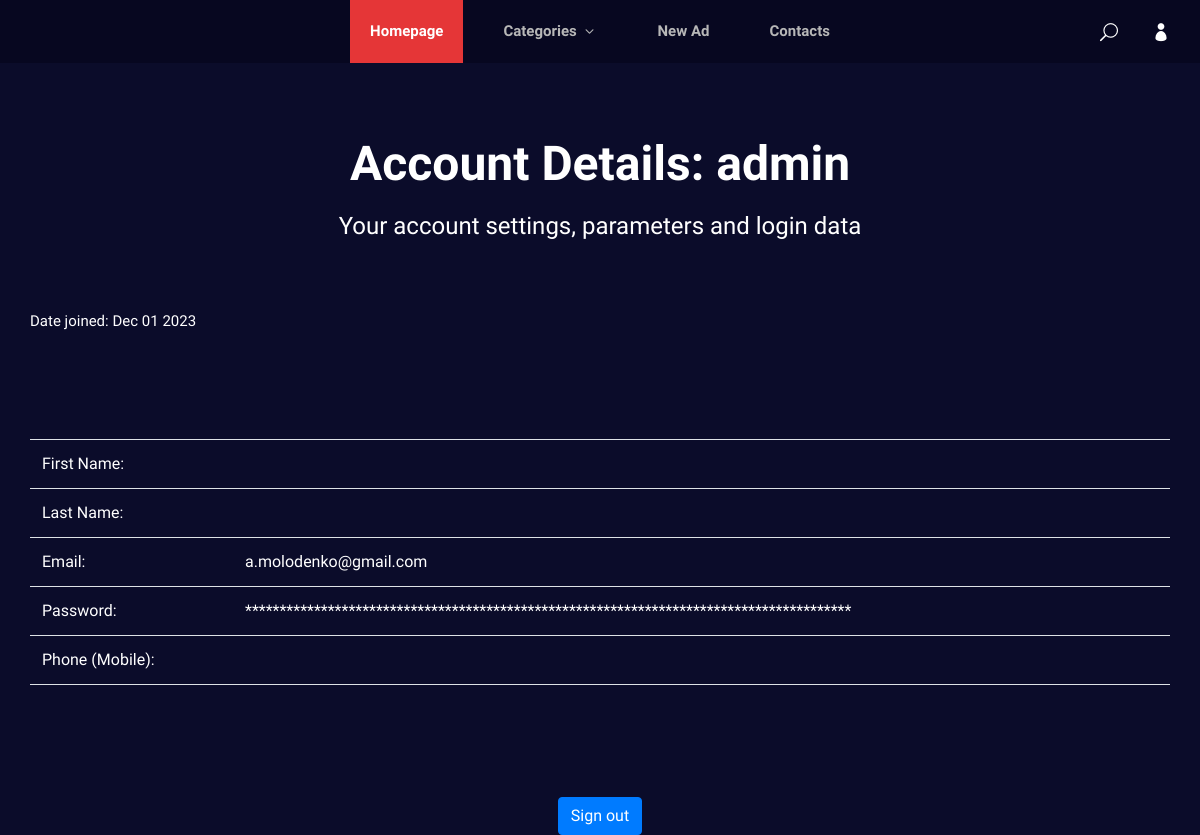
The app's page /users/my_account/ (signed in), older data.
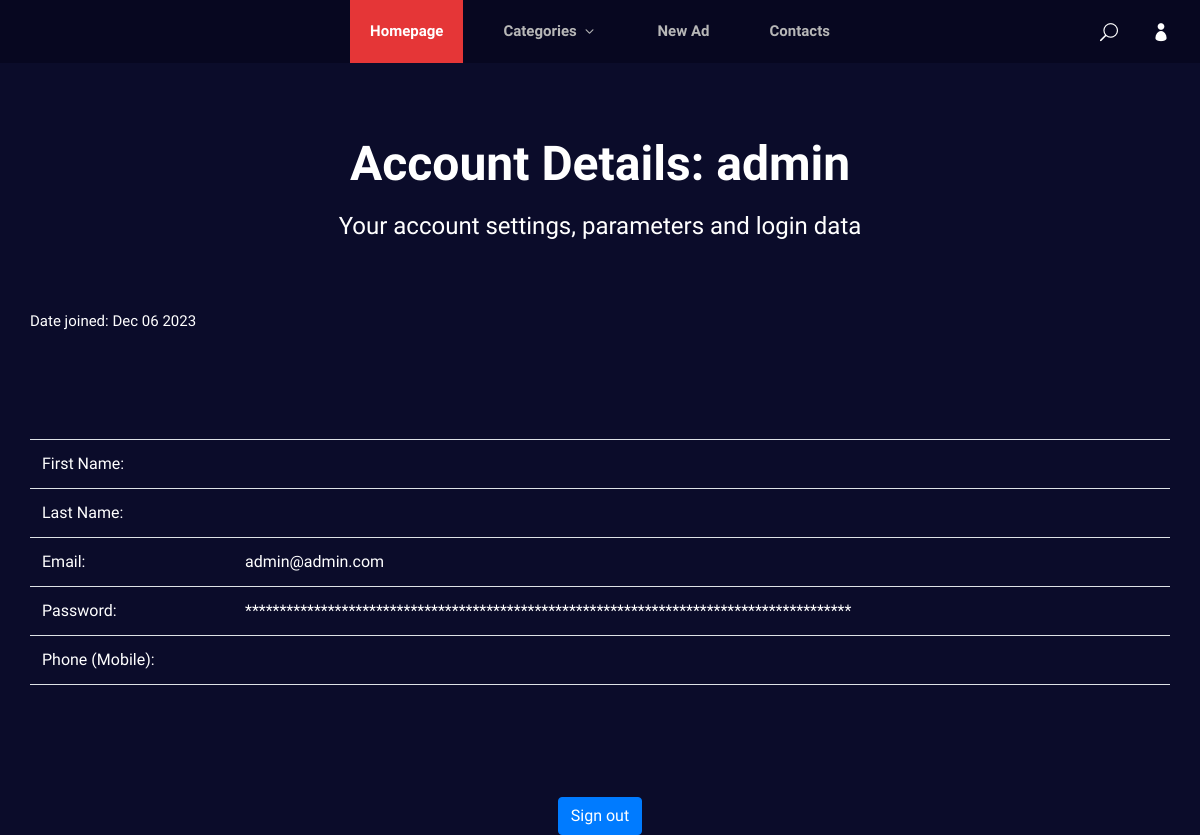
The same page, newer data.
### users/models.py (models this page shows, shortened)
class CustomUser(AbstractUser):
    phone = models.CharField(max_length=15)

### users/views.py (the view)
# urls.py: path('my_account/', AccountDetailView.as_view(), name='account_details'),
class AccountDetailView(UserPassesTestMixin, DetailView):
    model = CustomUser
    template_name = 'account_details.html'
    context_object_name = 'account_details'
    @method_decorator(login_required)
    def dispatch(self, *args, **kwargs):
        return super().dispatch(*args, **kwargs)
    def test_func(self):
        return self.request.user == self.get_object()
    def get_object(self):
        return self.request.user
    def get_context_data(self, **kwargs):
        context = super().get_context_data(**kwargs)
        account_instance = self.object
        groups = account_instance.groups.all()
        context['groups'] = groups
        return context

### Ads/templatetags/custom_filters.py (called while the page is built)
@register.filter(name="hide_pass")
def hide_pass(value: str):
    return '*' * len(value)

### templates/account_details.html
{% extends 'flatpages/default.html' %}
{% load custom_filters %}
{% load static %}
{% block content %}
<br><br><br>
<div class="normal__breadcrumb__text">
    <h2>Account Details: {{request.user.username }}</h2>
    <p> Your account settings, parameters and login data </p>
</div>
 <section class="blog spad">
    <div class="text-white">
        <p class="text-white" align="left"> Date joined: {{ account_details.date_joined|date:'M d Y'  }}</p>
    </div>
</section>
<div class="text-white">
    <div class="normal__breadcrumb__text">
        <table style="width:100%" class="table">
            <tr>
                <td align="left" class="text-white">First Name:</td>
                <td align="left" class="text-white">{{ account_details.first_name }}</td>
            </tr>
            <tr>
                <td align="left" class="text-white"> Last Name: </td>
                <td align="left" class="text-white">{{ account_details.last_name }}</td>
            </tr>
            <tr>
                <td align="left" class="text-white"> Email: </td>
                <td align="left" class="text-white">{{ account_details.email }}</td>
            </tr>
            <tr>
                <td align="left" class="text-white">Password:</td>
                <td align="left" class="text-white">{{ account_details.password | hide_pass }}</td>
            </tr>
            <tr>
                <td align="left" class="text-white">Phone (Mobile):</td>
                <td align="left" class="text-white">{{ account_details.phone_1 }}</td>
            </tr>
            <tr><td></td><td></td></tr>
        </table>
    </div>
</div>
<br><br><br>
<a href="{% url 'account_logout' %}" class="btn btn-primary">Sign out</a>
{% endblock %}

### templates/flatpages/default.html (shortened to what this page needs)
<!DOCTYPE html>
<html lang="en">
<head>
    {% load static %}
    <link rel="stylesheet" href="{% static 'css/bootstrap.min.css' %}" type="text/css">
    <link rel="stylesheet" href="{% static 'css/font-awesome.min.css' %}" type="text/css">
    <link rel="stylesheet" href="{% static 'css/elegant-icons.css' %}" type="text/css">
    <link rel="stylesheet" href="{% static 'css/plyr.css' %}" type="text/css">
    <link rel="stylesheet" href="{% static 'css/nice-select.css' %}" type="text/css">
    <link rel="stylesheet" href="{% static 'css/owl.carousel.min.css' %}" type="text/css">
    <link rel="stylesheet" href="{% static 'css/slicknav.min.css' %}" type="text/css">
    <link rel="stylesheet" href="{% static 'css/style.css' %}" type="text/css">
</head>
<body>
    <header class="header">
        <div class="container">
            <div class="row">
                <div class="col-lg-2">
                    <div class="header__logo">
                    </div>
                </div>
                <div class="col-lg-8">
                    <div class="header__nav">
                        <nav class="header__menu mobile-menu">
                            <ul>
                                <li class="active"><a href="{% url 'adboard:ad_feed_view' %}">Homepage</a></li>
                                <li><a href="./categories.html">Categories <span class="arrow_carrot-down"></span></a>
                                </li>
                                <li><a href="{% url 'adboard:create_ad_view' %}">New Ad</a></li>
                                <li><a href="#">Contacts</a></li>
                            </ul>
                        </nav>
                    </div>
                </div>
                <div class="col-lg-2">
                    <div class="header__right">
                        <a href="#" class="search-switch"><span class="icon_search"></span></a>
                        <a href="{% url 'users:account_details' %}"><span class="icon_profile"></span></a>
                    </div>
                </div>
            </div>
        </div>
    </header>
    <div class="container">
           <div class="row">
               <div class="col-lg-12 text-center">
                   {% block base_content %}
                   {% block content %}{% endblock content %}
                   {% endblock base_content %}
               </div>
           </div>
    </div>
</body>
</html>

### static/css/style.css (style rules this page uses)
html, body { height: 100%; font-family: "Mulish", sans-serif; -webkit-font-smoothing: antialiased; background: #0b0c2a; }
h1, h2, h3, h4, h5, h6 { margin: 0; color: #111111; font-weight: 400; font-family: "Mulish", sans-serif; }
h2 { font-size: 36px; }
p { font-size: 15px; font-family: "Mulish", sans-serif; color: #ffffff; font-weight: 400; line-height: 25px; margin: 0 0 15px 0; }
ul, ol { list-style: none; padding: 0; margin: 0; }
.spad { padding-top: 100px; padding-bottom: 100px; }
.text-white h1, .text-white h2, .text-white h3, .text-white h4, .text-white h5, .text-white h6, .text-white p, .text-white span, .text-white li, .text-white a { color: #fff; }
.header { background: #070720; }
.header__logo { padding: 20px 0 17px; }
.header__menu { text-align: center; }
.header__menu ul li { list-style: none; display: inline-block; position: relative; margin-right: 16px; }
.header__menu ul li.active a { background: #e53637; color: #ffffff; }
.header__menu ul li:last-child { margin-right: 0; }
.header__menu ul li a { font-size: 15px; color: #b7b7b7; display: block; font-weight: 700; -webkit-transition: all, 0.5s; -o-transition: all, 0.5s; transition: all, 0.5s; padding: 20px; }
.header__menu ul li a span { position: relative; font-size: 17px; top: 2px; }
.header__right { text-align: right; padding: 20px 0 15px; }
.header__right a { display: inline-block; font-size: 18px; color: #ffffff; margin-right: 30px; }
.header__right a:last-child { margin-right: 0; }
.normal__breadcrumb__text h2 { color: #ffffff; font-size: 48px; font-family: "Oswald", sans-serif; font-weight: 700; margin-bottom: 22px; }
.normal__breadcrumb__text p { color: #ffffff; font-size: 24px; margin-bottom: 0; }
.blog { padding-top: 70px; padding-bottom: 90px; }
@media only screen and (min-width: 1200px) { .container { max-width: 1170px; } }

Row changes from the older to the newer data that the page shows:
changed CustomUser "admin": date_joined "Dec 01 2023" → "Dec 06 2023"; email "a.molodenko@gmail.com" → "admin@admin.com"
